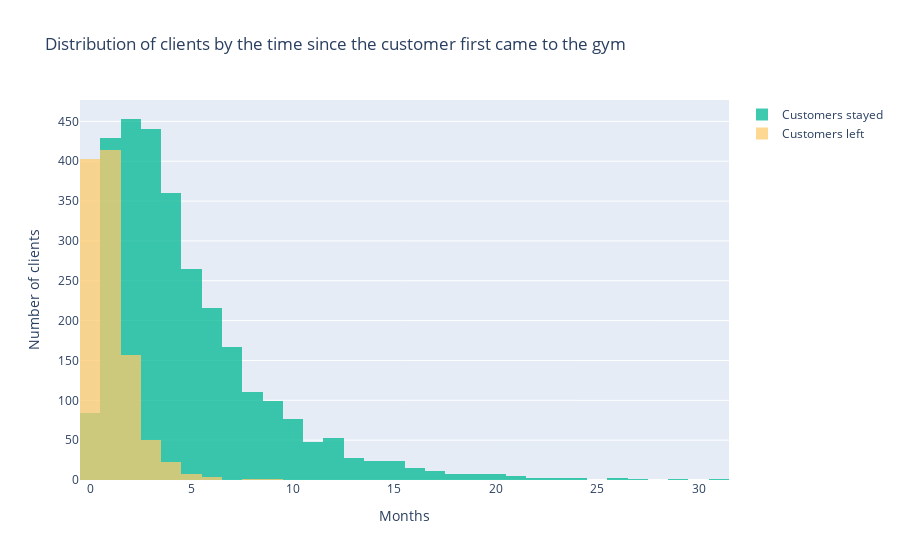

The notebook cell saved with this chart:
### Markdown cell above
Non-loyal customers usually buy a gym membership for one month. Clients who buy a one-year contract very rarely stop going to the gym.

### Code cell
plot_histogram('lifetime',
               'Distribution of clients by the time since the customer first came to the gym',
               'Months')

### Figure 1 — Plotly figure (JSON) as saved in the notebook; plotly's stock layout.template omitted (floating-point values rounded to 4 significant figures; data arrays with more than 128 entries replaced by an {"elided": "..."} marker saying what was removed)
{"data": [{"alignmentgroup": "True", "bingroup": "x", "hovertemplate": "=Customers stayed<br>lifetime=%{x}<br>count=%{y}<extra></extra>", "legendgroup": "Customers stayed", "marker": {"color": "#00b894"}, "name": "Customers stayed", "offsetgroup": "Customers stayed", "opacity": 0.75, "orientation": "v", "showlegend": true, "type": "histogram", "x": {"elided": "2939 int values"}, "xaxis": "x", "yaxis": "y"}, {"alignmentgroup": "True", "bingroup": "x", "hovertemplate": "=Customers left<br>lifetime=%{x}<br>count=%{y}<extra></extra>", "legendgroup": "Customers left", "marker": {"color": "#fdcb6e"}, "name": "Customers left", "offsetgroup": "Customers left", "opacity": 0.75, "orientation": "v", "showlegend": true, "type": "histogram", "x": {"elided": "1061 int values"}, "xaxis": "x", "yaxis": "y"}], "layout": {"barmode": "overlay", "legend": {"title": {"text": ""}, "tracegroupgap": 0}, "title": {"text": "Distribution of clients by the time since the customer first came to the gym"}, "xaxis": {"anchor": "y", "domain": [0, 1], "title": {"text": "Months"}}, "yaxis": {"anchor": "x", "domain": [0, 1], "title": {"text": "Number of clients"}}}}
